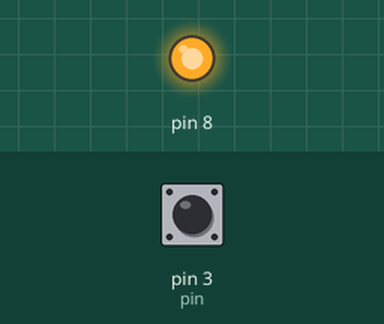
Recording of a sketch running on a simulated Arduino Uno, built with avr-gcc and run on an emulated ATmega328P. Parts: output pins drawn as LEDs (lit = HIGH). The test bench sets the inputs (shaded band); at power-on: pin 3 (pin) HIGH.

Above: at 2.5 s.
At 7.5 s:
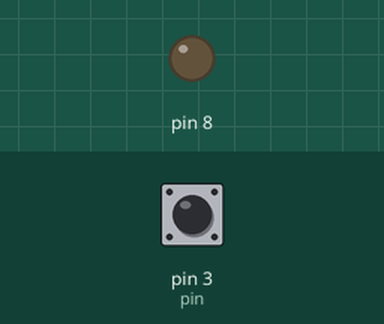
Timing chart, 0 to 13.0 s (numbered marks = the images above):
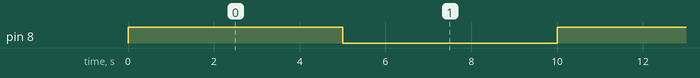

The sketch:

ejercicio6.ino
```cpp
unsigned long tiempo1 = 0;
unsigned long tiempo2 = 0;

int espera = 5000;

const int pin = 3;
int led = 1;

void setup(){
  pinMode(8, OUTPUT);
  Serial.begin(9600);
  pinMode(pin, INPUT_PULLUP);
  attachInterrupt(digitalPinToInterrupt(pin),fcontador,RISING);
}
void loop(){
  tiempo1 = millis();
  if((tiempo1 - tiempo2) > espera){
    tiempo2 = tiempo1;
    led=led/-1;
  }
  if(led == 1){
    digitalWrite(8, HIGH);
  }else{
    digitalWrite(8, LOW);
  }
  delay(1);
}

void fcontador(){
  espera -= 500;
  if(espera <= 0){
    espera = 5000;
  }
}
```

Measured:
- by itself, pin 8: alternates HIGH for 5.0 s and LOW for 5.0 s
